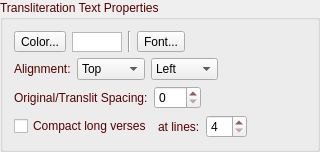
       <widget class="QGroupBox" name="groupBoxTranslitTextProperties3">
        <property name="palette">
         <palette>
          <active>
           <colorrole role="WindowText">
            <brush brushstyle="SolidPattern">
             <color alpha="255">
              <red>85</red>
              <green>0</green>
              <blue>0</blue>
             </color>
            </brush>
           </colorrole>
          </active>
          <inactive>
           <colorrole role="WindowText">
            <brush brushstyle="SolidPattern">
             <color alpha="255">
              <red>85</red>
              <green>0</green>
              <blue>0</blue>
             </color>
            </brush>
           </colorrole>
          </inactive>
          <disabled>
           <colorrole role="WindowText">
            <brush brushstyle="SolidPattern">
             <color alpha="255">
              <red>120</red>
              <green>120</green>
              <blue>120</blue>
             </color>
            </brush>
           </colorrole>
          </disabled>
         </palette>
        </property>
        <property name="title">
         <string>Transliteration Text Properties</string>
        </property>
        <layout class="QVBoxLayout" name="verticalLayoutTranslit3">
         <item>
          <layout class="QHBoxLayout" name="horizontalLayoutTranslitRow1_3">
           <item>
            <widget class="QToolButton" name="toolButtonTranslitColor3">
             <property name="text">
              <string>Color...</string>
             </property>
            </widget>
           </item>
           <item>
            <widget class="QGraphicsView" name="graphicViewTranslitTextColor3">
             <property name="sizePolicy">
              <sizepolicy hsizetype="Minimum" vsizetype="Fixed">
               <horstretch>0</horstretch>
               <verstretch>0</verstretch>
              </sizepolicy>
             </property>
             <property name="minimumSize">
              <size>
               <width>50</width>
               <height>20</height>
              </size>
             </property>
             <property name="maximumSize">
              <size>
               <width>50</width>
               <height>19</height>
              </size>
             </property>
            </widget>
           </item>
           <item>
            <widget class="Line" name="lineTranslit3">
             <property name="orientation">
              <enum>Qt::Vertical</enum>
             </property>
            </widget>
           </item>
           <item>
            <widget class="QToolButton" name="toolButtonTranslitFont3">
             <property name="text">
              <string>Font...</string>
             </property>
            </widget>
           </item>
           <item>
            <widget class="QLabel" name="labelTranslitFont3">
             <property name="sizePolicy">
              <sizepolicy hsizetype="Minimum" vsizetype="Preferred">
               <horstretch>0</horstretch>
               <verstretch>0</verstretch>
              </sizepolicy>
             </property>
             <property name="wordWrap">
              <bool>true</bool>
             </property>
            </widget>
           </item>
          </layout>
         </item>
         <item>
          <layout class="QHBoxLayout" name="horizontalLayoutTranslitRow2_3">
           <item>
            <widget class="QLabel" name="labelTranslitVertical3">
             <property name="text">
              <string>Alignment:</string>
             </property>
            </widget>
           </item>
           <item>
            <widget class="QComboBox" name="comboBoxTranslitVerticalAlign3">
             <item>
              <property name="text">
               <string>Top</string>
              </property>
             </item>
             <item>
              <property name="text">
               <string>Middle</string>
              </property>
             </item>
             <item>
              <property name="text">
               <string>Bottom</string>
              </property>
             </item>
            </widget>
           </item>
           <item>
            <widget class="QComboBox" name="comboBoxTranslitHorizontalAlign3">
             <item>
              <property name="text">
               <string>Left</string>
              </property>
             </item>
             <item>
              <property name="text">
               <string>Center</string>
              </property>
             </item>
             <item>
              <property name="text">
               <string>Right</string>
              </property>
             </item>
            </widget>
           </item>
           <item>
            <spacer name="horizontalSpacerTranslit3">
             <property name="orientation">
              <enum>Qt::Horizontal</enum>
             </property>
             <property name="sizeHint" stdset="0">
              <size>
               <width>59</width>
               <height>20</height>
              </size>
             </property>
            </spacer>
           </item>
          </layout>
         </item>
         <item>
          <layout class="QHBoxLayout" name="horizontalLayoutTranslitRow3_3">
           <item>
            <widget class="QLabel" name="labelTranslitSpacing3">
             <property name="text">
                <string>Original/Translit Spacing:</string>
             </property>
            </widget>
           </item>
           <item>
            <widget class="QSpinBox" name="spinBoxTranslitSpacing3">
             <property name="minimum">
              <number>0</number>
             </property>
             <property name="maximum">
              <number>100</number>
             </property>
            </widget>
           </item>
           <item>
            <spacer name="horizontalSpacerTranslitSpacing3">
             <property name="orientation">
              <enum>Qt::Horizontal</enum>
             </property>
             <property name="sizeHint" stdset="0">
              <size>
               <width>59</width>
               <height>20</height>
              </size>
             </property>
            </spacer>
           </item>
          </layout>
         </item>
         <item>
          <layout class="QHBoxLayout" name="horizontalLayoutTranslitRow4_3">
           <item>
            <widget class="QCheckBox" name="checkBoxTranslitCompact3">
                                                 <property name="toolTip">
                                                        <string>Attempts to compact long verses, but some lines may remain separate if merged lines do not fit screen width.</string>
                                                 </property>
             <property name="text">
                                                        <string>Compact long verses</string>
             </property>
            </widget>
           </item>
           <item>
            <widget class="QLabel" name="labelTranslitCompactThreshold3">
             <property name="text">
                                                        <string>at lines:</string>
             </property>
            </widget>
           </item>
           <item>
            <widget class="QSpinBox" name="spinBoxTranslitCompactThreshold3">
             <property name="minimum">
              <number>4</number>
             </property>
             <property name="maximum">
              <number>20</number>
             </property>
            </widget>
           </item>
           <item>
            <spacer name="horizontalSpacerTranslitCompactThreshold3">
             <property name="orientation">
              <enum>Qt::Horizontal</enum>
             </property>
             <property name="sizeHint" stdset="0">
              <size>
               <width>59</width>
               <height>20</height>
              </size>
             </property>
            </spacer>
           </item>
          </layout>
         </item>
        </layout>
       </widget>
